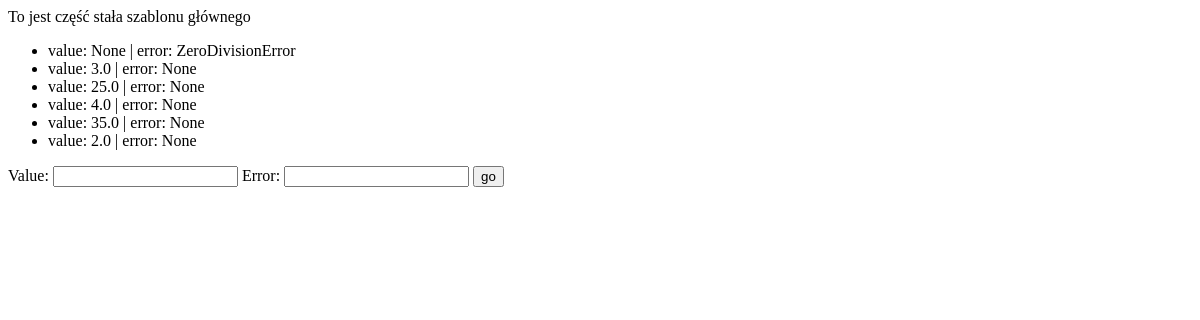
/maths/results/, run on an earlier commit of the app's database.
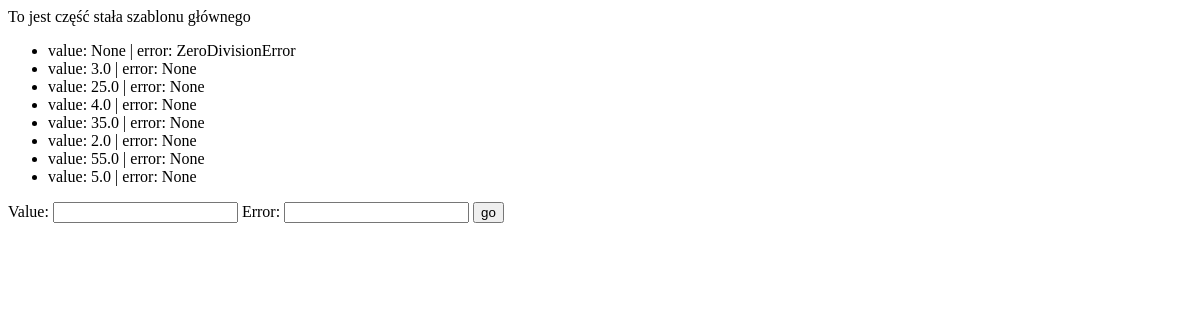
And on a later commit of the database.
### maths/models.py (models this page shows)
class Result(models.Model):
    value = models.FloatField(blank=True,null=True, unique=True)
    error = models.CharField(
        max_length=255,
        null=True,
        blank=True,
        unique=True
    )
    def __str__(self):
        return f"value: {self.value} | error: {self.error}"
    class Meta:
        constraints = [
            models.CheckConstraint(
                name="%(app_label)s_%(class)s_value_error_together",
                check=(
                    models.Q(
                        value__isnull=False,
                        error__isnull=True,
                    )
                    | models.Q(
                        value__isnull=True,
                        error__isnull=False
                    )
                )
            )
        ]

### maths/views.py (the view, shortened to what this page needs)
# urls.py: path('results/', results_list, name='results'),
def results_list(request):
    form = ResultForm()
    results = Result.objects.all()
    return render(
        request=request,
        template_name='maths/results.html',
        context={
            'results': results,
            'form': form
                 }
    )

### maths/forms.py (shortened to what this page needs)
class ResultForm(forms.Form):
    value = forms.FloatField(required=False)
    error = forms.CharField(required=False)

### maths/templates/maths/results.html (shortened to what this page needs)
{% extends "maths/main.html" %}
{% block content %}
    <ul>
        {% for r in results %}
            <li>{{ r }}</li>
        {% endfor %}
    </ul>
    <form method="post">
        {{ form.as_table }}
        <input type="submit" value="go">
    </form>
{% endblock %}

What changed in the data, as far as the page shows it:
added Result: value+error "value: 55.0 | error: None"
added Result: value+error "value: 5.0 | error: None"
